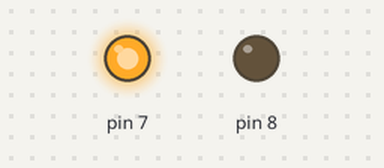
The sketch below on a simulated Arduino Uno, built with avr-gcc and run on an emulated ATmega328P. On the bench: output pins drawn as LEDs (lit = HIGH).

Above: at 0.5 s.
At 3.5 s:
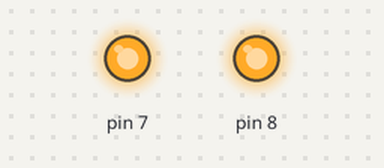
At 5.5 s:
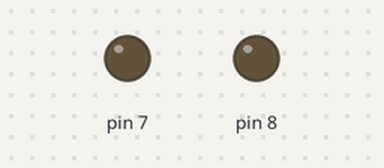
At 9.5 s:
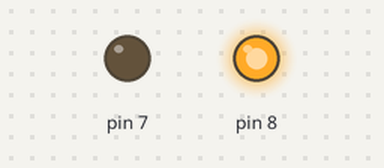
Timing chart, 0 to 10.4 s (numbered marks = the images above):
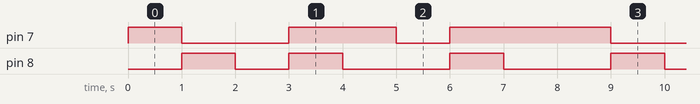

The sketch:

EJ5.ino
```cpp
void setup()
{
  pinMode(7, OUTPUT);
  pinMode(8, OUTPUT);
}

void loop()
{
  int Array[] = { 1, 0 ,0 ,1, 1, 0, 1,1};
  int Array2[] = { 0, 1 ,0 ,1, 0, 0, 1,0};

  for (int i = 0; i < sizeof(Array)/sizeof(int); i++)
  {

    digitalWrite(7, Array[i]);
    digitalWrite(8, Array2[i]);
    delay(1000);
  }
}
```

Measured:
- by itself, pin 7: repeats every 8.0 s: LOW 2.0 s, HIGH 2.0 s, LOW 1.0 s, HIGH 3.0 s
- by itself, pin 8: repeats every 8.0 s: LOW 1.0 s, 2 × (HIGH 1.0 s, LOW 2.0 s), HIGH 1.0 s
- by itself, everything shown: repeats every 8.0 s, in 7 steps
